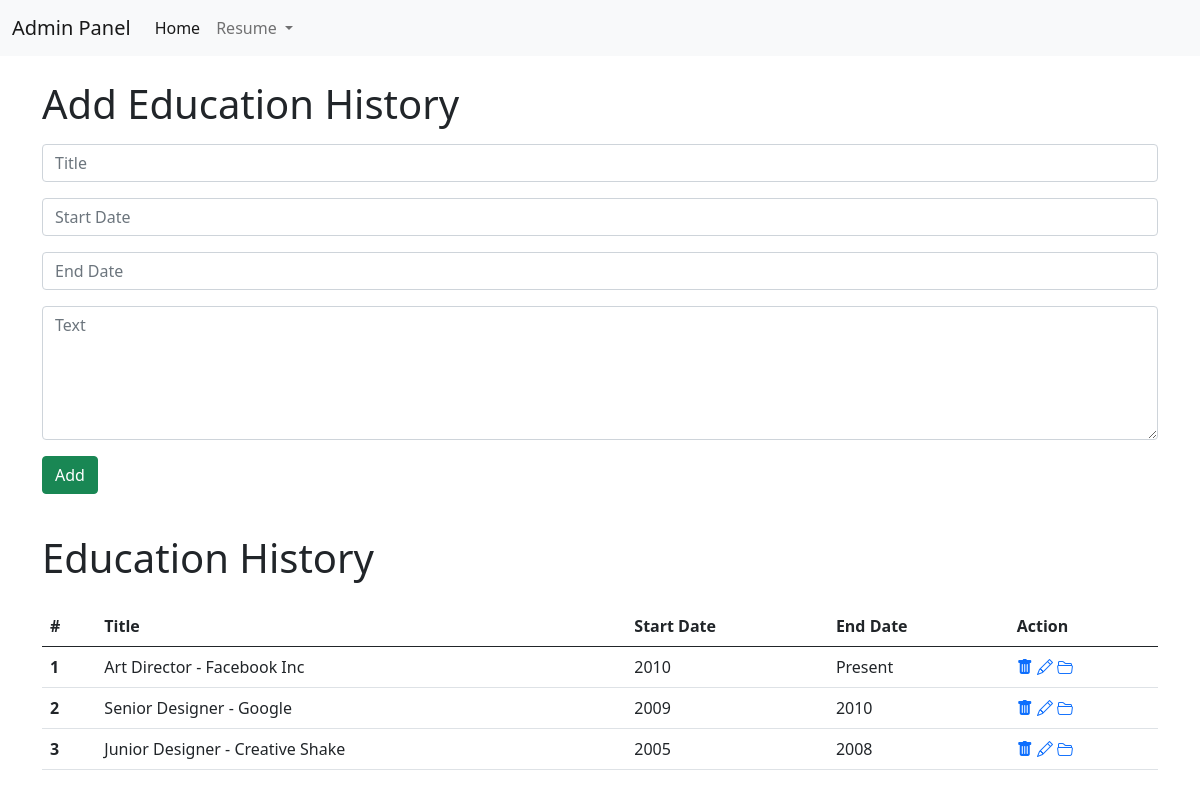
Screenshot of /eduhistory with the database file from the repository.
### PROJECT/data.py (models this page shows)
class Eduhistory(db.Model):
    __tablename__='Eduhistory'
    id=db.Column(db.Integer,primary_key=True)
    title=db.Column(db.String(30))
    startdate=db.Column(db.String(30))
    enddate=db.Column(db.String(30))
    text=db.Column(db.String(100))

### PROJECT/routes.py (the view)
@app.route('/eduhistory')
def eduhistory():
    eduhistorys=Eduhistory.query.all()
    return render_template('/admin/eduhistory.html', eduhistorys=eduhistorys)

### PROJECT/templates/admin/eduhistory.html
{% extends "admin/base.html" %}
{% block pages %}
<div class="container">
    <div class="row">
        <div class="col-12 mt-4">
            <h1>Add Education History</h1>
            <form action="/admin/addeduhistory" method="POST">
                <div class="form-group mt-3">
                    <input type="text" class="form-control" name="edutitle" placeholder="Title">
                </div>
                <div class="form-group mt-3">
                    <input type="text" class="form-control" name="edustartdate" placeholder="Start Date">
                </div>
                <div class="form-group mt-3">
                    <input type="text" class="form-control" name="eduenddate" placeholder="End Date">
                </div>
                <div class="form-group mt-3">
                    <textarea class="form-control" name="edutext" placeholder="Text" rows="5"></textarea>
                </div>
                <div class="form-group mt-3">
                    <input type="submit" class="btn btn-success" name="button" value="Add">
                </div>
            </form>
        </div>
    </div>
</div>
<section class="addslider mt-4">
    <div class="container mb-5">
      <div class="row">
        <div class="col-12">
          <h1 class="my-3">Education History</h1>
          <table class="table mt-4">
            <thead>
              <tr>
                <th scope="col">#</th>
                <th scope="col">Title</th>
                <th scope="col">Start Date</th>
                <th scope="col">End Date</th>
                <th scope="col">Action</th>
              </tr>
            </thead>
            <tbody>
              {% for eduhistory in eduhistorys %}
              <tr>
                <th scope="row">{{eduhistory.id}}</th>
                <td>{{eduhistory.title}}</td>
                <td>{{eduhistory.startdate}}</td>
                <td>{{eduhistory.enddate}}</td>
                <td>
                  <a href="/deleteeduhistory/{{eduhistory.id}}"><i class="bi bi-trash-fill"></i></a>
                  <a href="/updateeduhistory/{{eduhistory.id}}"><i class="bi bi-pencil"></i></a>
                  <a href="/admin/edudetail/{{eduhistory.id}}"><i class="bi bi-folder2-open"></i></a>
                </td>
              </tr>
              {% endfor %}
            </tbody>
          </table>
        </div>
      </div>
    </div>
</section>
{% endblock %}

### rows the page displays
Eduhistory: id "1", title "Art Director - Facebook Inc", startdate "2010", enddate "Present"
Eduhistory: id "2", title "Senior Designer - Google", startdate "2009", enddate "2010"
Eduhistory: id "3", title "Junior Designer - Creative Shake", startdate "2005", enddate "2008"
